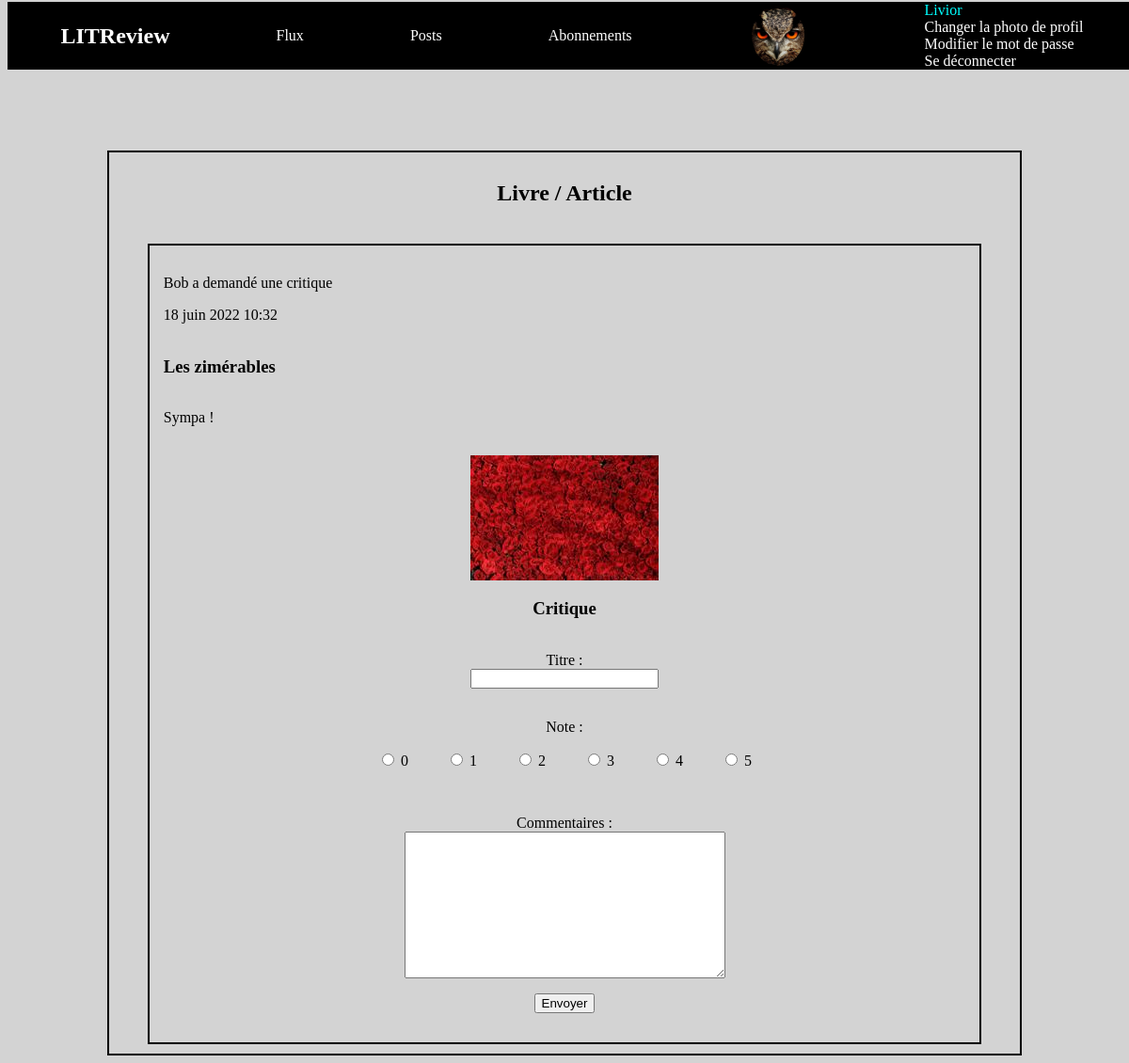
Screenshot of /review/29/answer/ (signed in) with the database file from the repository.
### authentication/models.py (models this page shows)
class User(AbstractUser):
    profile_photo = models.ImageField(verbose_name='Photo de profil')

### critics/models.py (models this page shows, shortened)
class Ticket(models.Model):
    title = models.CharField(max_length=128)
    description = models.TextField(max_length=2048, blank=True)
    user = models.ForeignKey(
        to=settings.AUTH_USER_MODEL,
        on_delete=models.CASCADE)
    image = models.ImageField(null=True, blank=True)
    time_created = models.DateTimeField(auto_now_add=True)
    IMAGE_MAX_SIZE = (200, 200)

### critics/views.py (the view, shortened to what this page needs)
# urls.py: path('review/<int:review_id>/answer/', critics.views.review_answer_ticket,
@login_required()
def review_answer_ticket(request, review_id):
    ticket = get_object_or_404(Ticket, id=review_id)
    review_form = ReviewForm()
    return render(
        request,
        "critics/review_answer_ticket.html",
        {"review_form": review_form, "ticket": ticket},
    )

### critics/forms.py
class ReviewForm(forms.ModelForm):
    class Meta:
        model = Review
        exclude = ['user', 'ticket']
        labels = {'headline': 'Titre',
                  'body': 'Commentaires',
                  'rating': 'Note'}
        rating_choices = [('0', 0), ('1', 1), ('2', 2),
                          ('3', 3), ('4', 4), ('5', 5)]
        widgets = {'rating': forms.RadioSelect(choices=rating_choices)}

### critics/templates/critics/review_answer_ticket.html (shortened to what this page needs)
{% extends '../base.html' %}
{% block content %}
<section class="forms">
    <h1>Livre / Article</h1>
    <article class="ticket">
    <div class="top_ticket">
        <p>{{ ticket.user }} a demandé une critique</p>
        <p>{{ ticket.time_created }}</p>
    </div>
    <h1>{{ ticket.title }}</h1>
    <p>{{ ticket.description }}</p>
    {% if ticket.image %}
        <img class="ticket_image" src="{{ ticket.image.url}}" alt="">
    {% endif %}
    <form action="" method="post" enctype="multipart/form-data">
        <h1>Critique</h1>
        {{ review_form.as_p }}
        <input type="submit" value="Envoyer">
    </form>
    </article>
</section>
{% endblock content %}

### templates/base.html (shortened to what this page needs)
{% load static %}
<html>
    <head>
        <link rel="stylesheet" href="{% static 'critics/styles.css' %}" />
    </head>
    <header>
        <nav> <h1>LITReview</h1>
            {% if user.is_authenticated %}
            <a href="/flux">Flux</a>
            <a href="/posts">Posts</a>
            <a href="/subscribe">Abonnements</a>
            <div>
                {% if request.user.profile_photo %}
                    <img class="profile-photo" src="{{ request.user.profile_photo.url }}" alt="">
                {% else %}
                    <i class="fa-solid fa-circle-user fa-5x"></i>
                {% endif %}
            </div>
            <div class="account_management">
                <div class="display_username">{{ request.user }}</div>
                <a href="{% url 'profile-photo' %}">Changer la photo de profil</a>
                <a href="{% url 'new_password' %}">Modifier le mot de passe</a>
                <a href="{% url 'logout' %}">Se déconnecter</a>
            </div>
        </nav>
        {% endif %}
    </header>
    <body>
        {% block content %}{% endblock %}
    </body>
</html>

### critics/static/critics/styles.css (style rules this page uses)
header { position:fixed; top:2px; height:80px; width:100%; }
body { margin-top:160px; display: flex; flex-direction: column; color: black; background-color: lightgrey; }
nav { display:flex; justify-content: space-around; align-items:center; background-color: black; color: white; }
nav a { color: white; text-decoration: none; }
.account_management { display:flex; flex-direction: column; }
.display_username { color:cyan; }
.forms { display: flex; flex-direction: column; align-items: center; margin: auto; border: 2px black solid; padding: 10px; width:80%; }
.forms form { display:flex; flex-direction: column; align-items:center; }
.forms form>p { display: flex; text-align:center; flex-direction: column; }
.forms form>p input { width: 200px; align-self:center; }
.profile-photo { width : 85px; clip-path: ellipse(33% 50%); }
.ticket, .review { display: flex; flex-direction: column; width: 90%; margin: auto; margin-top:20px; border: black 2px solid; padding: 15px; }
article button, article a, article img { width: fit-content; align-self: center; margin-top:15px; }
#id_rating { display: flex; }
#id_rating >div { margin-left:20px; margin-right:20px; }

### rows the page displays
User: user.profile_photo (picture), user "Livior"
Ticket: user "Bob", time_created "18 juin 2022 10:32", title "Les zimérables", description "Sympa !", image (picture)
